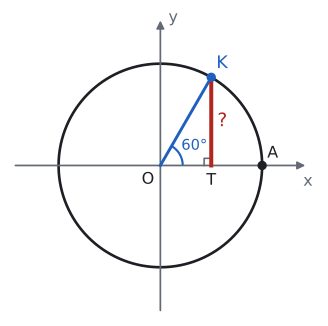

Write Python code to recreate this figure.
import sys; sys.path.insert(0, "tools")
from cizim import *

def P(x, y): return np.array([x, y], float)
def kutup(derece, r=1.0): return P(r * np.cos(np.radians(derece)), r * np.sin(np.radians(derece)))
def cember(ax, x=(-1.45, 1.45), y=(-1.45, 1.45), eksen_adi=True):
    """Orijin merkezli birim çember ve oklu eksenler."""
    ax.set_aspect("equal"); ax.axis("off")
    t = np.linspace(0, 2 * np.pi, 400)
    ax.plot(np.cos(t), np.sin(t), color=YAZI, lw=2, zorder=2)
    ok = dict(arrowstyle="-|>", color=SOLUK, lw=1.3, mutation_scale=12)
    ax.annotate("", xy=(x[1], 0), xytext=(x[0], 0), arrowprops=ok)
    ax.annotate("", xy=(0, y[1]), xytext=(0, y[0]), arrowprops=ok)
    if eksen_adi:
        ax.text(x[1], -0.08, "x", ha="center", va="top", color=SOLUK, fontsize=12)
        ax.text(0.08, y[1], "y", ha="left", va="center", color=SOLUK, fontsize=12)
    ax.set_xlim(x[0] - 0.05, x[1] + 0.12); ax.set_ylim(y[0] - 0.05, y[1] + 0.1)
def dik(ax, K, A, B, s=0.08, renk=SOLUK):
    """K köşesinde KA ile KB arasındaki dik açı işareti."""
    K, A, B = P(*K), P(*A), P(*B)
    u = (A - K) / np.linalg.norm(A - K) * s; v = (B - K) / np.linalg.norm(B - K) * s
    ax.plot(*zip(K + u, K + u + v, K + v), color=renk, lw=1.2)
def yay(ax, a1, a2, r, ad="", renk=MAVI, k=1.55, fs=12):
    """Orijinde a1 dereceden a2 dereceye (saat yönünün tersine) açı yayı."""
    ax.add_patch(patches.Arc((0, 0), 2 * r, 2 * r, theta1=a1, theta2=a2, color=renk, lw=1.6))
    if ad:
        m = np.radians((a1 + a2) / 2)
        ax.text(k * r * np.cos(m), k * r * np.sin(m), ad, ha="center", va="center", color=renk, fontsize=fs)
def nok(ax, xy, renk=YAZI, ms=6): ax.plot(*xy, "o", color=renk, markersize=ms, zorder=5)
def yaz(ax, xy, metin, renk=YAZI, fs=13, **k): ax.text(xy[0], xy[1], metin, color=renk, fontsize=fs, **k)
def kontrol(ad, K): print(ad, np.round(K, 4), "x²+y² =", round(float(K @ K), 6))

# Alıştırma 3: m(AOK) = 60°, [KT] ⊥ Ox; |KT| = sin 60° = √3/2.
O = P(0, 0); K = kutup(60); T = P(K[0], 0); kontrol("K", K); print("|KT| =", K[1])
fig, ax = sekil(4.2, 4.2); cember(ax)
ax.plot(*zip(O, K), color=MAVI, lw=2.2, zorder=3); ax.plot(*zip(T, K), color=KIRMIZI, lw=3, zorder=3)
dik(ax, T, O, K, s=0.07)
yay(ax, 0, 60, 0.22, "60°", renk=MAVI, k=1.75, fs=11)
nok(ax, K, MAVI); yaz(ax, K + P(0.05, 0.05), "K", MAVI, ha="left", va="bottom")
yaz(ax, P(K[0] + 0.06, K[1] / 2), "?", KIRMIZI, ha="left", va="center", fs=14)
yaz(ax, T + P(0, -0.07), "T", ha="center", va="top", fs=12)
nok(ax, P(1, 0)); yaz(ax, P(1.05, 0.04), "A", ha="left", va="bottom", fs=12)
yaz(ax, P(-0.06, -0.06), "O", ha="right", va="top", fs=12)
kaydet(fig, __file__)
